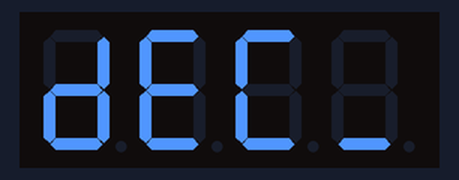
Recording of a sketch running on a simulated Arduino Uno, built with avr-gcc and run on an emulated ATmega328P. On the bench: 4-digit seven-segment display.

Above: at 0.1 s.
At 4.7 s:
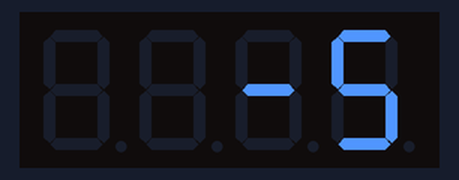
At 13.6 s:
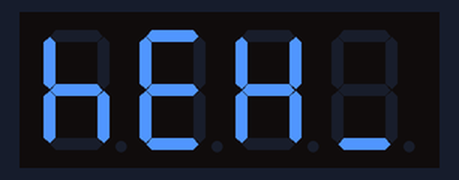
At 18.5 s:
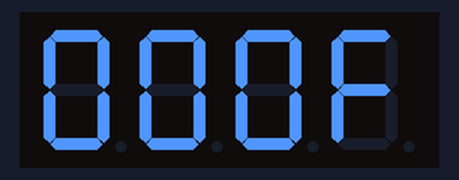
At 26.36 s:
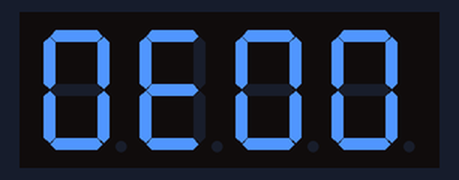
At 39.2 s:
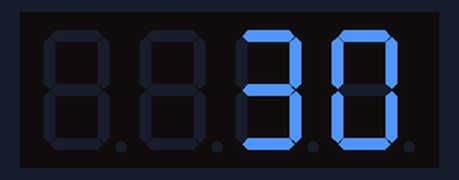

The sketch:

Uno_TM1637.ino
```cpp
/*
 * File: Uno_TM1637.ino
 *
 * Display numeric value on 7-Segment-Display controlled by TM1637
 * using library on https://github.com/avishorp/TM1637
 * 2020-02-28 Claus Kühnel info@ ckuehnel.ch
 */
#include <TM1637Display.h>

// Module connection pins (Digital Pins)
#define CLK 2
#define DIO 3

const uint8_t SEG_DEC[] =
{
	SEG_B | SEG_C | SEG_D | SEG_E | SEG_G,    // d
  SEG_A | SEG_D | SEG_E | SEG_F | SEG_G,    // E
	SEG_A | SEG_D | SEG_E | SEG_F,            // C
  SEG_D                                     // _
};

const uint8_t SEG_HEX[] =
{
  SEG_C | SEG_E | SEG_F | SEG_G,            // h
  SEG_A | SEG_D | SEG_E | SEG_F | SEG_G,    // E
  SEG_B | SEG_C | SEG_E | SEG_F | SEG_G,    // H
  SEG_D                                     // _
};

TM1637Display display(CLK, DIO);

void setup()
{
  display.setBrightness(2);
}

void loop()
{
  // dEC - display decimal numbers
  display.setSegments(SEG_DEC);
  delay(1000);

  // simulates a display from -40.0 to 75.0
  for (int i = -40; i < 80; i +=5)
  {
    display.showNumberDec(i, false);
    delay(500);
  }
  // heH - display hex numbers
  display.setSegments(SEG_HEX);
  delay(1000);

  // simulates a display from 0000 to FFFF
  unsigned int i = 0;
  while (i < 0xF000)
  {
    if (i < 0x10) i+= 1;
    else if (i < 0x100) i+= 0x10;
    else if (i < 0x1000) i+= 0x100;
    else i+= 0x1000;
    display.showNumberHexEx(i, 0, true);
    delay(250);
  }
}
```

Measured:
- what the display in image 1 shows lasts 0.5 s, from 4.7 s to 5.2 s
- what the display in image 2 shows lasts 1.0 s, from 13.6 s to 14.6 s
